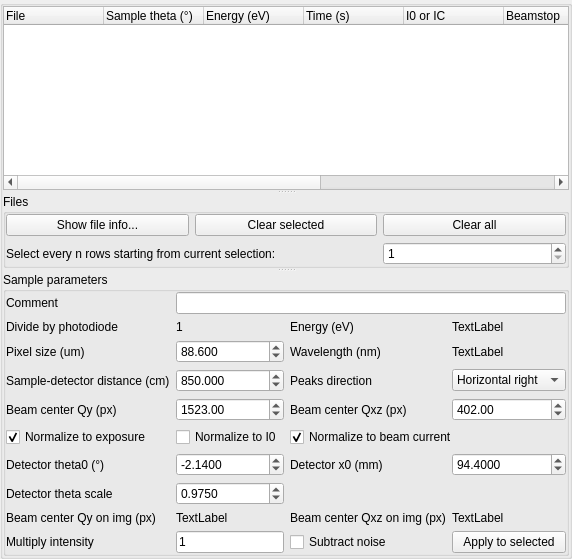
          <widget class="QGroupBox" name="groupBox0">
           <layout class="QVBoxLayout" name="verticalLayout">
            <property name="spacing">
             <number>0</number>
            </property>
            <property name="margin">
             <number>0</number>
            </property>
            <item>
             <widget class="QSplitter" name="splitter_4">
              <property name="orientation">
               <enum>Qt::Vertical</enum>
              </property>
              <widget class="QTreeWidget" name="treeWidget_QxzQy">
               <property name="sizePolicy">
                <sizepolicy hsizetype="Expanding" vsizetype="Expanding">
                 <horstretch>0</horstretch>
                 <verstretch>1</verstretch>
                </sizepolicy>
               </property>
               <property name="selectionMode">
                <enum>QAbstractItemView::ExtendedSelection</enum>
               </property>
               <column>
                <property name="text">
                 <string>File</string>
                </property>
               </column>
               <column>
                <property name="text">
                 <string>Sample theta (°)</string>
                </property>
               </column>
               <column>
                <property name="text">
                 <string>Energy (eV)</string>
                </property>
               </column>
               <column>
                <property name="text">
                 <string>Time (s)</string>
                </property>
               </column>
               <column>
                <property name="text">
                 <string>I0 or IC</string>
                </property>
               </column>
               <column>
                <property name="text">
                 <string>Beamstop</string>
                </property>
               </column>
               <column>
                <property name="text">
                 <string>Beam Current</string>
                </property>
               </column>
               <column>
                <property name="text">
                 <string>EPU</string>
                </property>
               </column>
               <column>
                <property name="text">
                 <string>Detector theta (°)</string>
                </property>
               </column>
               <column>
                <property name="text">
                 <string>Detector x (mm)</string>
                </property>
               </column>
              </widget>
              <widget class="QGroupBox" name="groupBox_Files">
               <property name="title">
                <string>Files</string>
               </property>
               <layout class="QGridLayout" name="gridLayout_9">
                <property name="margin">
                 <number>0</number>
                </property>
                <item row="0" column="0">
                 <widget class="QPushButton" name="pushButton_showfileinfo">
                  <property name="text">
                   <string>Show file info...</string>
                  </property>
                 </widget>
                </item>
                <item row="0" column="1">
                 <widget class="QPushButton" name="pushButton_files_clearselected">
                  <property name="text">
                   <string>Clear selected</string>
                  </property>
                 </widget>
                </item>
                <item row="0" column="2">
                 <widget class="QPushButton" name="pushButton_files_clearall">
                  <property name="text">
                   <string>Clear all</string>
                  </property>
                 </widget>
                </item>
                <item row="1" column="2">
                 <widget class="QSpinBox" name="spinBox_selectnrows">
                  <property name="minimum">
                   <number>1</number>
                  </property>
                  <property name="value">
                   <number>1</number>
                  </property>
                 </widget>
                </item>
                <item row="1" column="0" colspan="2">
                 <widget class="QLabel" name="label_29">
                  <property name="text">
                   <string>Select every n rows starting from current selection:</string>
                  </property>
                 </widget>
                </item>
               </layout>
              </widget>
              <widget class="QGroupBox" name="groupBox_sampleparameters">
               <property name="title">
                <string>Sample parameters</string>
               </property>
               <layout class="QGridLayout" name="gridLayout_sampleparameters">
                <property name="margin">
                 <number>0</number>
                </property>
                <item row="9" column="1">
                 <widget class="QDoubleSpinBox" name="doubleSpinBox_detector_thetascale">
                  <property name="toolTip">
                   <string>value to multiple detector_theta by</string>
                  </property>
                  <property name="decimals">
                   <number>4</number>
                  </property>
                  <property name="singleStep">
                   <double>0.100000000000000</double>
                  </property>
                  <property name="value">
                   <double>0.975000000000000</double>
                  </property>
                 </widget>
                </item>
                <item row="6" column="1">
                 <widget class="QDoubleSpinBox" name="doubleSpinBox_centerX_px">
                  <property name="decimals">
                   <number>2</number>
                  </property>
                  <property name="maximum">
                   <double>9999.000000000000000</double>
                  </property>
                  <property name="value">
                   <double>1523.000000000000000</double>
                  </property>
                 </widget>
                </item>
                <item row="6" column="3">
                 <widget class="QDoubleSpinBox" name="doubleSpinBox_centerY_px">
                  <property name="decimals">
                   <number>2</number>
                  </property>
                  <property name="maximum">
                   <double>9999.000000000000000</double>
                  </property>
                  <property name="value">
                   <double>402.000000000000000</double>
                  </property>
                 </widget>
                </item>
                <item row="8" column="3">
                 <widget class="QDoubleSpinBox" name="doubleSpinBox_detector_x0">
                  <property name="toolTip">
                   <string>value of detector_x for sample normal to beam</string>
                  </property>
                  <property name="decimals">
                   <number>4</number>
                  </property>
                  <property name="minimum">
                   <double>-999.000000000000000</double>
                  </property>
                  <property name="maximum">
                   <double>999.000000000000000</double>
                  </property>
                  <property name="value">
                   <double>94.400000000000006</double>
                  </property>
                 </widget>
                </item>
                <item row="8" column="2">
                 <widget class="QLabel" name="label_detector_x0">
                  <property name="text">
                   <string>Detector x0 (mm)</string>
                  </property>
                 </widget>
                </item>
                <item row="6" column="0">
                 <widget class="QLabel" name="label_3">
                  <property name="text">
                   <string>Beam center Qy (px)</string>
                  </property>
                 </widget>
                </item>
                <item row="4" column="1">
                 <widget class="QDoubleSpinBox" name="doubleSpinBox_pixel_um">
                  <property name="decimals">
                   <number>3</number>
                  </property>
                  <property name="maximum">
                   <double>1000.000000000000000</double>
                  </property>
                  <property name="value">
                   <double>88.599999999999994</double>
                  </property>
                 </widget>
                </item>
                <item row="4" column="2">
                 <widget class="QLabel" name="label_2">
                  <property name="text">
                   <string>Wavelength (nm)</string>
                  </property>
                 </widget>
                </item>
                <item row="5" column="2">
                 <widget class="QLabel" name="label_21">
                  <property name="text">
                   <string>Peaks direction</string>
                  </property>
                 </widget>
                </item>
                <item row="7" column="0">
                 <widget class="QCheckBox" name="checkBox_normalizeexposure">
                  <property name="toolTip">
                   <string>'Seconds' for APS, &quot;EXPOSURE' for ALS</string>
                  </property>
                  <property name="text">
                   <string>Normalize to exposure</string>
                  </property>
                  <property name="checked">
                   <bool>true</bool>
                  </property>
                 </widget>
                </item>
                <item row="6" column="2">
                 <widget class="QLabel" name="label_4">
                  <property name="text">
                   <string>Beam center Qxz (px)</string>
                  </property>
                 </widget>
                </item>
                <item row="8" column="0">
                 <widget class="QLabel" name="label_detector_theta0">
                  <property name="text">
                   <string>Detector theta0 (°)</string>
                  </property>
                 </widget>
                </item>
                <item row="8" column="1">
                 <widget class="QDoubleSpinBox" name="doubleSpinBox_detector_theta0">
                  <property name="toolTip">
                   <string>value of detector_theta for sample normal to beam</string>
                  </property>
                  <property name="decimals">
                   <number>4</number>
                  </property>
                  <property name="minimum">
                   <double>-90.000000000000000</double>
                  </property>
                  <property name="maximum">
                   <double>90.000000000000000</double>
                  </property>
                  <property name="singleStep">
                   <double>0.100000000000000</double>
                  </property>
                  <property name="value">
                   <double>-2.140000000000000</double>
                  </property>
                 </widget>
                </item>
                <item row="7" column="1">
                 <widget class="QCheckBox" name="checkBox_normalizeI0">
                  <property name="toolTip">
                   <string>'IC_cntr1' for APS, 'AI 3 Izero' for ALS</string>
                  </property>
                  <property name="text">
                   <string>Normalize to I0</string>
                  </property>
                 </widget>
                </item>
                <item row="5" column="1">
                 <widget class="QDoubleSpinBox" name="doubleSpinBox_SDD_cm">
                  <property name="decimals">
                   <number>3</number>
                  </property>
                  <property name="maximum">
                   <double>10000.000000000000000</double>
                  </property>
                  <property name="singleStep">
                   <double>100.000000000000000</double>
                  </property>
                  <property name="value">
                   <double>850.000000000000000</double>
                  </property>
                 </widget>
                </item>
                <item row="5" column="3">
                 <widget class="QComboBox" name="comboBox_peaksdirection">
                  <property name="currentIndex">
                   <number>3</number>
                  </property>
                  <item>
                   <property name="text">
                    <string>Vertical up</string>
                   </property>
                  </item>
                  <item>
                   <property name="text">
                    <string>Horizontal left</string>
                   </property>
                  </item>
                  <item>
                   <property name="text">
                    <string>Vertical down</string>
                   </property>
                  </item>
                  <item>
                   <property name="text">
                    <string>Horizontal right</string>
                   </property>
                  </item>
                 </widget>
                </item>
                <item row="5" column="0">
                 <widget class="QLabel" name="label_5">
                  <property name="text">
                   <string>Sample-detector distance (cm)</string>
                  </property>
                 </widget>
                </item>
                <item row="4" column="0">
                 <widget class="QLabel" name="label">
                  <property name="text">
                   <string>Pixel size (um)</string>
                  </property>
                 </widget>
                </item>
                <item row="9" column="0">
                 <widget class="QLabel" name="label_detector_thetascale">
                  <property name="text">
                   <string>Detector theta scale</string>
                  </property>
                 </widget>
                </item>
                <item row="3" column="2">
                 <widget class="QLabel" name="label_25">
                  <property name="text">
                   <string>Energy (eV)</string>
                  </property>
                 </widget>
                </item>
                <item row="0" column="0">
                 <widget class="QLabel" name="label_24">
                  <property name="text">
                   <string>Comment</string>
                  </property>
                 </widget>
                </item>
                <item row="0" column="1" colspan="3">
                 <widget class="QLineEdit" name="lineEdit_comment"/>
                </item>
                <item row="3" column="0">
                 <widget class="QLabel" name="label_32">
                  <property name="text">
                   <string>Divide by photodiode</string>
                  </property>
                 </widget>
                </item>
                <item row="3" column="1">
                 <widget class="QLabel" name="label_dividebyphotodiode">
                  <property name="text">
                   <string>1</string>
                  </property>
                 </widget>
                </item>
                <item row="4" column="3">
                 <widget class="QLabel" name="label_lambda_nm">
                  <property name="text">
                   <string>TextLabel</string>
                  </property>
                 </widget>
                </item>
                <item row="3" column="3">
                 <widget class="QLabel" name="label_energy_ev">
                  <property name="text">
                   <string>TextLabel</string>
                  </property>
                 </widget>
                </item>
                <item row="11" column="2">
                 <widget class="QCheckBox" name="checkBox_subtractbottom">
                  <property name="toolTip">
                   <string>whether to subtract a noise region of Qxz-Qy image from rest of image</string>
                  </property>
                  <property name="text">
                   <string>Subtract noise</string>
                  </property>
                 </widget>
                </item>
                <item row="11" column="3">
                 <widget class="QPushButton" name="pushButton_params_applytoselected">
                  <property name="text">
                   <string>Apply to selected</string>
                  </property>
                 </widget>
                </item>
                <item row="11" column="0">
                 <widget class="QLabel" name="label_22">
                  <property name="text">
                   <string>Multiply intensity</string>
                  </property>
                 </widget>
                </item>
                <item row="11" column="1">
                 <widget class="QLineEdit" name="lineEdit_multiplyintensity">
                  <property name="text">
                   <string>1</string>
                  </property>
                 </widget>
                </item>
                <item row="7" column="2" colspan="2">
                 <widget class="QCheckBox" name="checkBox_normalizecurrent">
                  <property name="toolTip">
                   <string>'SRcurrent' for APS, 'Beam Current' for ALS</string>
                  </property>
                  <property name="text">
                   <string>Normalize to beam current</string>
                  </property>
                  <property name="checked">
                   <bool>true</bool>
                  </property>
                 </widget>
                </item>
                <item row="10" column="0">
                 <widget class="QLabel" name="label_center_qy_on_img_2">
                  <property name="text">
                   <string>Beam center Qy on img (px)</string>
                  </property>
                 </widget>
                </item>
                <item row="10" column="1">
                 <widget class="QLabel" name="label_center_qy_on_img">
                  <property name="text">
                   <string>TextLabel</string>
                  </property>
                 </widget>
                </item>
                <item row="10" column="2">
                 <widget class="QLabel" name="label_center_qxz_on_img_2">
                  <property name="text">
                   <string>Beam center Qxz on img (px)</string>
                  </property>
                 </widget>
                </item>
                <item row="10" column="3">
                 <widget class="QLabel" name="label_center_qxz_on_img">
                  <property name="text">
                   <string>TextLabel</string>
                  </property>
                 </widget>
                </item>
               </layout>
              </widget>
             </widget>
            </item>
           </layout>
          </widget>
